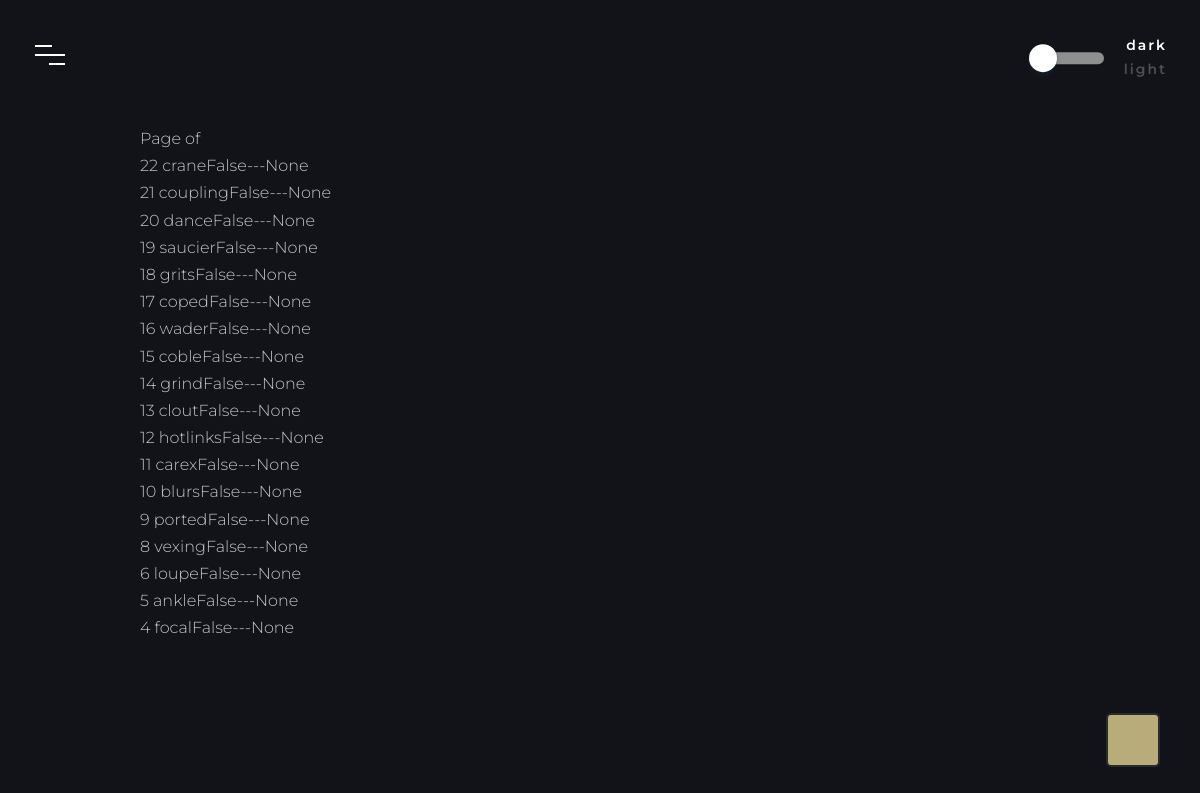
The page /wordle/ (signed in) on the database as committed earlier.
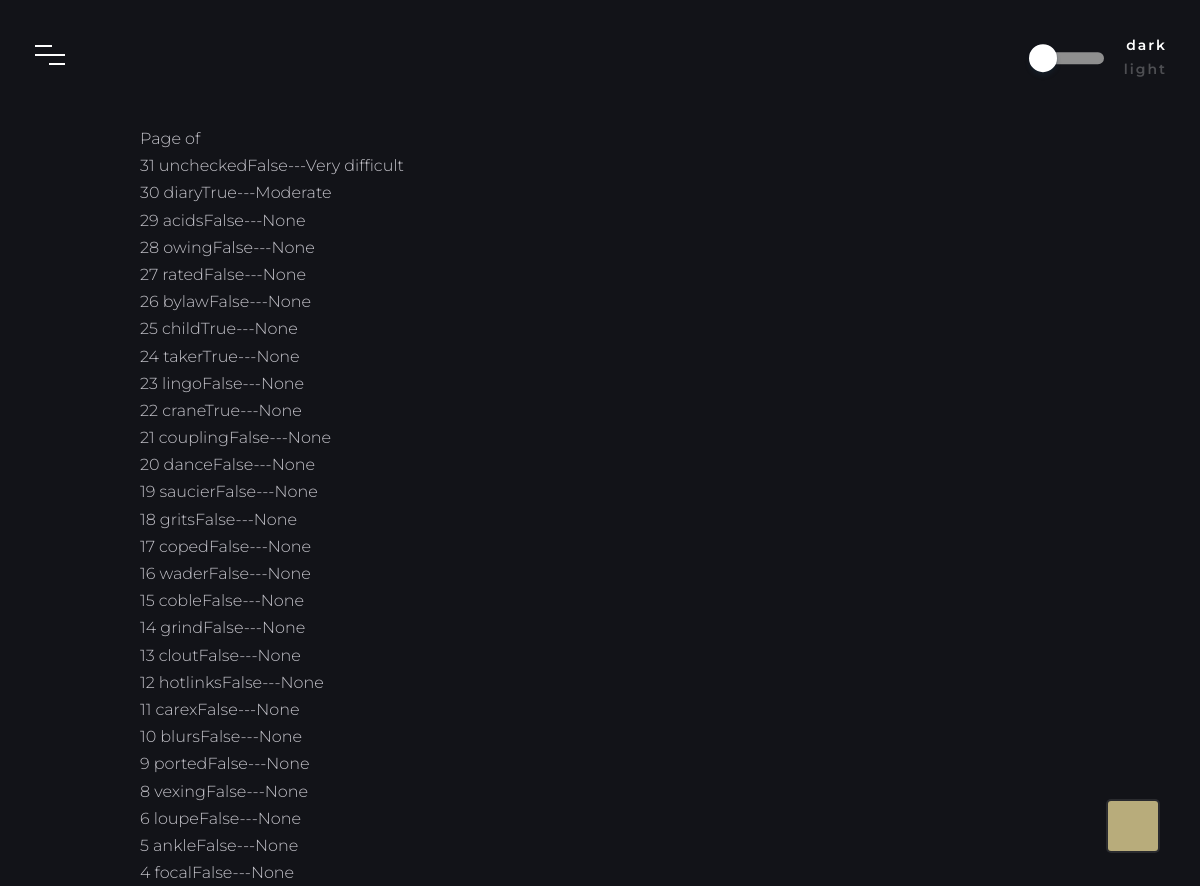
The same page on the database as committed later.
### wordle/models.py (models this page shows)
class WordleHistory(models.Model):
    player = models.ForeignKey(
        USER_MODEL,
        related_name="wordlehistory",
        on_delete=models.CASCADE,
        null = True
    )
    word = models.CharField(max_length=10)
    length = models.PositiveSmallIntegerField(
        default=5,
        verbose_name="Word length",
        validators=[
            MaxValueValidator(9),
            MinValueValidator(4),
        ]
    )
    duplicates = models.BooleanField(default=False, verbose_name="Allow duplicate letters")
    tries = models.PositiveSmallIntegerField(
        default=6,
        verbose_name="Guesses allowed",
        validators=[
            MaxValueValidator(10),
            MinValueValidator(3),
        ]
    )
    guesses_needed = models.IntegerField(null=True,blank=True)
    cleared = models.BooleanField(default=False)
    difficulty = models.CharField(max_length=100, null=True)
    attempted_at = models.DateTimeField(auto_now_add=True)
    def __str__(self):
        return f'{self.id} {self.word}'

### wordle/views.py (the view)
# urls.py: path("", WordleHistoryList.as_view(), name="wordle_history"),
class WordleHistoryList(ListView):
    model = WordleHistory
    template_name = "wordle/history.html"
    def get_queryset(self):
        users = get_user_model()
        if self.request.user not in users.objects.all():
            return None
        return WordleHistory.objects.order_by("-attempted_at").filter(player=self.request.user)

### wordle/templates/wordle/history.html (shortened to what this page needs)
{% extends 'base.html' %}
{% block content %}
  <main>
    <div class="main-page-gallery">
      {% if user.is_authenticated %}
        <div class="pagination padded">
            Page {{ page_obj.number }} of {{ page_obj.paginator.num_pages }}
        </div>
        {% for item in wordlehistory_list %}
            <div>
              {{item}}{{item.cleared}}---{{item.difficulty}}
            </div>
        {% endfor %}
      {% endif %}
    </div>
  </main>
{% endblock content %}

### wordle/templates/base.html (shortened to what this page needs)
{% load static %}
<!DOCTYPE html>
<html lang="en">
<head>
  <link rel="stylesheet" href="{% static 'css/cat.css' %}">
  <link rel="stylesheet" href="{% static 'css/app.css' %}">
</head>
<body>
    <header class="cd-header">
        <div class="header-wrapper">
            <div class="nav-but-wrap">
                <div class="menu-icon hover-target">
                    <span class="menu-icon__line menu-icon__line-left"></span>
                    <span class="menu-icon__line"></span>
                    <span class="menu-icon__line menu-icon__line-right"></span>
                </div>
            </div>
        </div>
        <div class="switch-wrap">
            <div id="switch" class="hover-target">
                <div id="circle"></div>
            </div>
            <div>
                <div class="switch-text-dark">
                dark
                </div>
                <div class="switch-text-light">
                    light
                </div>
            </div>
        </div>
    </header>
    {% block content %}
    {% endblock content %}
    <footer>
        <a href="{% url 'home' %}" class="link-to-page" target=”_blank”></a>
    </footer>
</body>
</html>

### wordle/static/css/cat.css (style rules this page uses)
*, *:before, *:after { position: relative; }

### wordle/static/css/app.css (style rules this page uses)
body, html { height: 100%; width: 100%; margin: 0; padding: 0; overflow: auto; }
body { font-family: 'Montserrat', sans-serif; font-weight: 300; line-height: 1.7; color: #c4c3ca; background-color: #121318; background-image: url('https://www.transparenttextures.com/patterns/food.png'); background-position: center; background-repeat: repeat; -webkit-transition: all 300ms linear; transition: all 300ms linear; }
.cd-header { position: fixed; width: 100%; top: 0; left: 0; z-index: 100; }
.header-wrapper { position: relative; width: calc(100% - 100px); margin-left: 20px; }
.nav-but-wrap { position: relative; padding-left: 15px; padding-top: 15px; margin-top: 20px; transition: all 0.3s ease-out; width: 50%; display: grid; grid-template-columns: 45px 200px; }
.menu-icon { padding-top: 10px; height: 30px; width: 30px; position: relative; z-index: 2; cursor: pointer; display: block; }
.menu-icon__line { height: 2px; width: 30px; display: block; background-color: #fff; margin-bottom: 7px; cursor: pointer; -webkit-transition: background-color .5s ease, -webkit-transform .2s ease; transition: background-color .5s ease, -webkit-transform .2s ease; transition: transform .2s ease, background-color .5s ease; transition: transform .2s ease, background-color .5s ease, -webkit-transform .2s ease; }
.menu-icon__line-left { width: 16.5px; -webkit-transition: all 200ms linear; transition: all 200ms linear; }
.menu-icon__line-right { width: 16.5px; float: right; -webkit-transition: all 200ms linear; -moz-transition: all 200ms linear; -o-transition: all 200ms linear; -ms-transition: all 200ms linear; transition: all 200ms linear; }
.switch-wrap { position: absolute; top: 58px; right: 57px; z-index: 1000; transform: translateY(-50%); width: 100px; -webkit-transition: all 500ms linear; transition: all 500ms linear; margin: 0 auto; text-align: right; display: grid; grid-template-columns: 1fr 60px; }
#switch, #circle { cursor: pointer; -webkit-transition: all 300ms linear; transition: all 300ms linear; border: 4px solid #fff; right: 3px; grid-column-start: 1; }
#switch { width: 60px; height: 8px; margin: auto; text-align: center; border: 2px solid rgb(143, 143, 143); border-radius: 27px; background: rgb(143, 143, 143); position: relative; display: inline-block; }
#circle { position: absolute; top: -10px; left: -13px; width: 20px; height: 20px; border-radius: 50%; box-shadow: 0 4px 4px rgba(26, 53, 71, 0.25), 0 0 0 1px rgba(26, 53, 71, 0.07); background: #fff; }
.switch-text-dark { color: #fff; position: relative; font-weight: 600; font-size: 14px; letter-spacing: 2px; }
.switch-text-light { color: #fff; opacity: 25%; position: relative; font-weight: 600; font-size: 14px; letter-spacing: 2px; }
.link-to-page { position: fixed; bottom: 35px; right: 42px; z-index: 200; cursor: pointer; width: 50px; height: 50px; text-align: center; border-radius: 3px; background-position: center center; background-size: 80%; background-color: rgba(240, 224, 156, 0.753); background-repeat: no-repeat; background-image: url('https://cdn.discordapp.com/attachments/1021875289644613705/1021875350529130629/Longcat.webp'); box-shadow: 0 0 0 2px rgba(255, 255, 255, .1); transition: opacity .2s, border-radius .2s, box-shadow .2s; transition-timing-function: ease-out; }
main { position: absolute; top: 125px; left: 140px; right: 140px; }

Rows that differ between the two databases and show on the page:
added WordleHistory: id+word "31 unchecked", cleared "False", difficulty "Very difficult"
added WordleHistory: id+word "30 diary", cleared "True", difficulty "Moderate"
added WordleHistory: id+word "29 acids", cleared "False", difficulty "None"
added WordleHistory: id+word "28 owing", cleared "False", difficulty "None"
added WordleHistory: id+word "27 rated", cleared "False", difficulty "None"
added WordleHistory: id+word "26 bylaw", cleared "False", difficulty "None"
added WordleHistory: id+word "25 child", cleared "True", difficulty "None"
added WordleHistory: id+word "24 taker", cleared "True", difficulty "None"
added WordleHistory: id+word "23 lingo", cleared "False", difficulty "None"
changed WordleHistory "22 crane": cleared "False" → "True"
